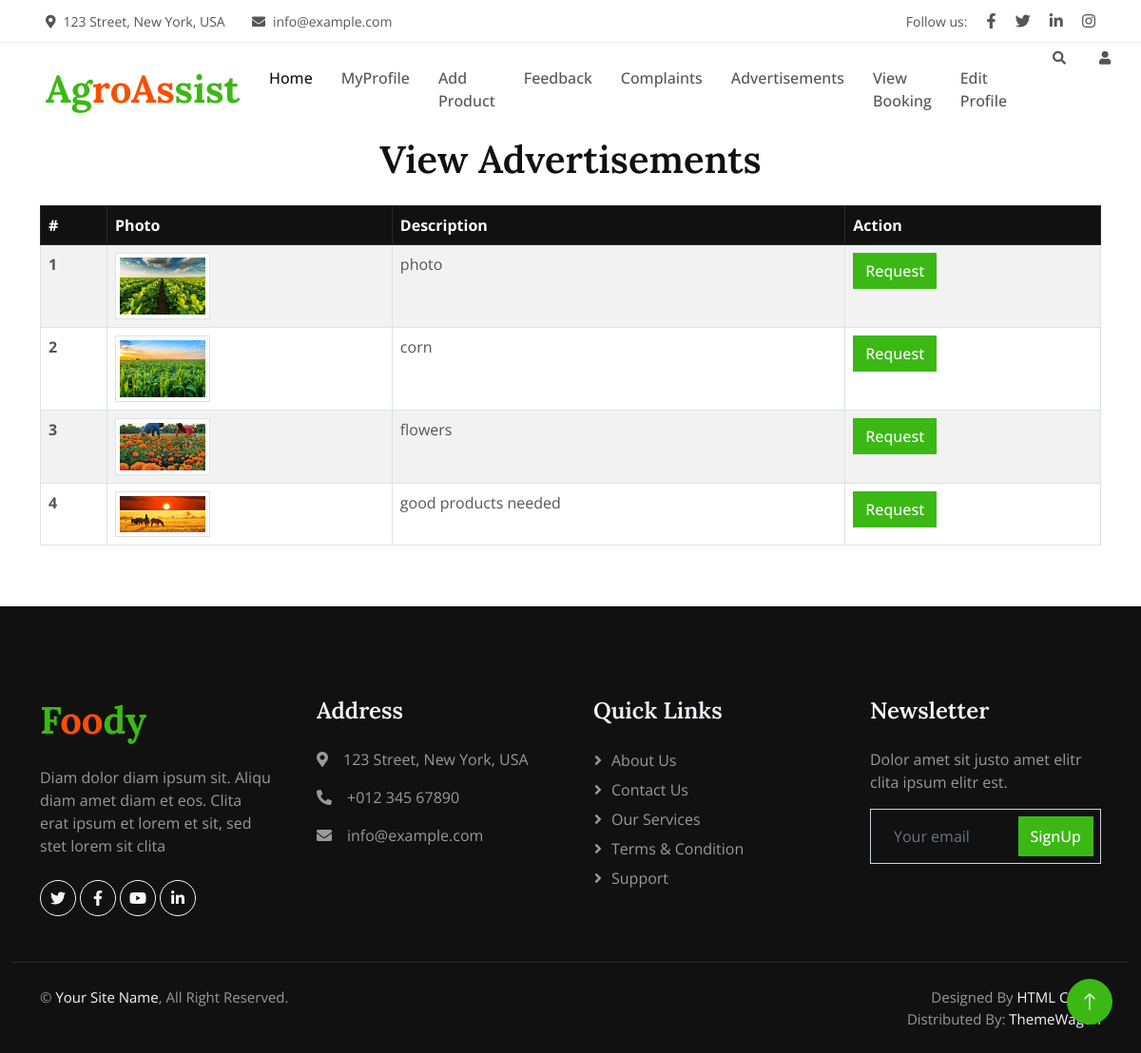
The page /Project/Farmer/ViewAdvertisement.php on the database its author committed.
### tables this page shows
CREATE TABLE `tbl_advertisement` (
  `adv_id` int(11) NOT NULL,
  `adv_date` varchar(60) NOT NULL,
  `adv_discription` varchar(250) NOT NULL,
  `adv_status` int(11) NOT NULL DEFAULT 0,
  `supplier_id` int(11) NOT NULL,
  `farmer_id` int(11) NOT NULL,
  `adv_photo` varchar(250) NOT NULL
);

### Project/Farmer/ViewAdvertisement.php (the view, shortened to what this page needs)
<?php
include("Head.php");
include("../Assets/Connection/Connection.php");
?>
<!DOCTYPE html>
<html lang="en">
<head>
</head>
<body>
<div class="container my-5">
    <h1 class="text-center mb-4">View Advertisements</h1>
    <div class="table-responsive">
        <table class="table table-bordered table-striped">
            <thead class="table-dark">
                <tr>
                    <th scope="col">#</th>
                    <th scope="col">Photo</th>
                    <th scope="col">Description</th>
                    <th scope="col">Action</th>
                </tr>
            </thead>
            <tbody>
            <?php
            $i = 0;
            $selQry = "SELECT * FROM tbl_advertisement";
            $result = $Con->query($selQry);
            while ($data = $result->fetch_assoc()) {
                $i++;
                ?>
                <tr>
                    <th scope="row"><?php echo $i; ?></th>
                    <td><img src="../Assets/Files/UserDocs/<?php echo $data['adv_photo']; ?>" class="img-thumbnail" width="100" height="100"></td>
                    <td><?php echo $data['adv_discription']; ?></td>
                    <td><a href="ViewAdvertisement.php?reqid=<?php echo $data['adv_id']; ?>" class="btn btn-primary">Request</a></td>
                </tr>
                <?php
            }
            ?>
            </tbody>
        </table>
    </div>
</div>
</body>
<?php
include("Foot.php");
?>
</html>

### Project/Assets/Templates/User/Main/css/style.css (style rules this page uses)
:root { --primary: #3CB815; --secondary: #F65005; --light: #F7F8FC; --dark: #111111; }
.btn { font-weight: 500; transition: .5s; }
.btn.btn-primary, .btn.btn-secondary, .btn.btn-outline-primary:hover, .btn.btn-outline-secondary:hover { color: #FFFFFF; }

### rows shown on the page
tbl_advertisement: adv_photo (picture), adv_discription "photo"
tbl_advertisement: adv_photo (picture), adv_discription "corn"
tbl_advertisement: adv_photo (picture), adv_discription "flowers"
tbl_advertisement: adv_photo (picture), adv_discription "good products needed"
